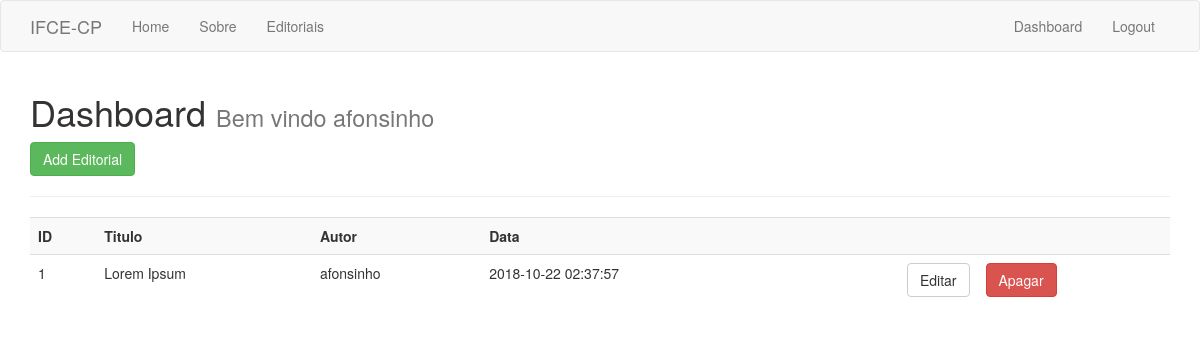
The app's page /dashboard (signed in) with its own data.
### tables this page shows
CREATE TABLE editorials(
       id INTEGER NOT NULL PRIMARY KEY AUTOINCREMENT,
       title VARCHAR(255), 
       author VARCHAR(100),
       body TEXT,
       create_date TIMESTAMP DEFAULT CURRENT_TIMESTAMP);

### app.py (the view)
@app.route('/dashboard')
@is_logged_in
def dashboard():
    editorials = db.find_all("SELECT * FROM editorials where author = '{}'".format(session['username']))
    if len(editorials) > 0:
         return render_template('dashboard.html', editorials=editorials)
    else:
        return render_template('dashboard.html')

### app.py (called while the page is built)
def is_logged_in(f):
    @wraps(f)
    def wrap(*args, **kwargs):
        if 'logged_in' in session:
            return f(*args, **kwargs)
        else:
            flash('Não autorizado, faça o login', 'danger')
            return redirect(url_for('login'))
    return wrap

### db.py (called while the page is built)
    def find_all(self, sql):
        con = sqlite3.connect(self.path)
        cur = con.cursor()
        cur.execute(sql)
        data = cur.fetchall()
        con.commit()
        con.close()
        return data

### templates/dashboard.html
{% extends 'layout.html' %}
{% block body %}
  <h1>Dashboard <small> Bem vindo {{session.username}}</small></h1>
  <a class="btn btn-success"href="/add_editorial" > Add Editorial</a>
  <hr>
  <table class="table table-striped">
      <tr>
        <th>ID</th>
        <th>Titulo</th>
        <th>Autor</th>
        <th>Data</th>
        <th></th>
        <th></th>
      </tr>
      {% for editorial in editorials %}
        <tr>
          <td>{{editorial[0]}}</td>
          <td>{{editorial[1]}}</td>
          <td>{{editorial[2]}}</td>
          <td>{{editorial[4]}}</td>
          <td><a href="edit_editorial/{{editorial[0]}}" class="btn btn-default pull-right">Editar</a></td>
          <td><a href="#" class="btn btn-danger">Apagar</a></td>
        </tr>
      {% endfor %}
    </table>
{% endblock %}

### records on screen
editorials: username "afonsinho", id "1", title "Lorem Ipsum", author "afonsinho", create_date "2018-10-22 02:37:57"
